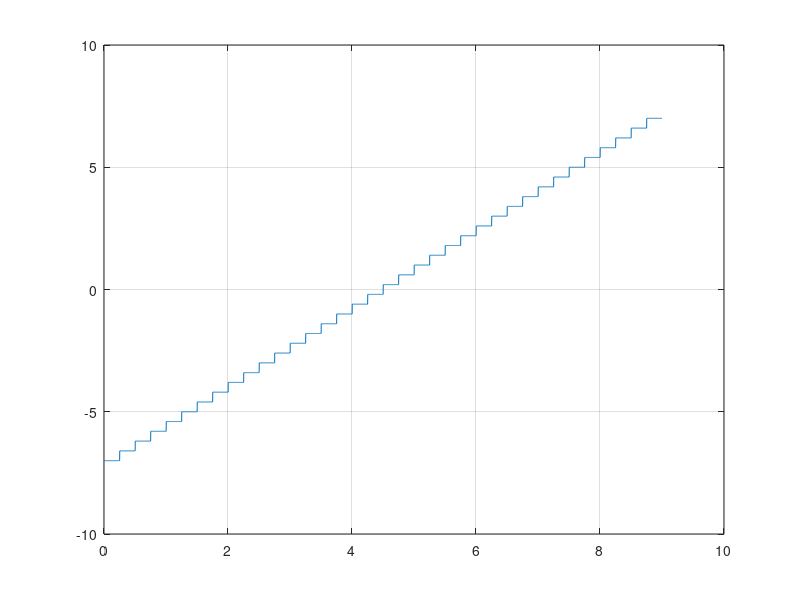

MATLAB code to generate this figure:
%semnal dreptunghiular multinivel
%reprezentare pentru rezolutia temporara de 2ms
nr_nivele=8;%pentru d){-7,-5,-3,-1,1,3,5,7} avem 8 nivele
t=0:0.002:nr_nivele+1; %am adaugat 1 la nr de nivele pentru ca semnalul sa atinga si nivelul 7
j=1;
for i=1:length(t) %parcurgem vectorul de la 0 la 9
    if t(i)<=j*0.25 % verificam daca durata unui vinel este mai mica sau egala de 0.25s
        if j<=length(t)
        s(i)=t(j);%daca j<perioada atunci semnalul primeste valoarea perioadei
    else
        s(i)=0;%daca j>perioada semnalul va primi 0
        end
    else
        if j<=length(t)
            s(i)=t(j);
        end
        j=j+1; %am marit j pentru a putea parcurge vectorul t in continuare
    end
end
s=s*200-7 % am abservat ca semnanului intial trebuia inmultit cu 200 pentru a atinge nivelurile de 1,3,5,7
%apoi am scazut 7 pentru a obtine niveluri de la -7 la 7

plot(t,s), grid %reprezentarea grafica a semnalului

